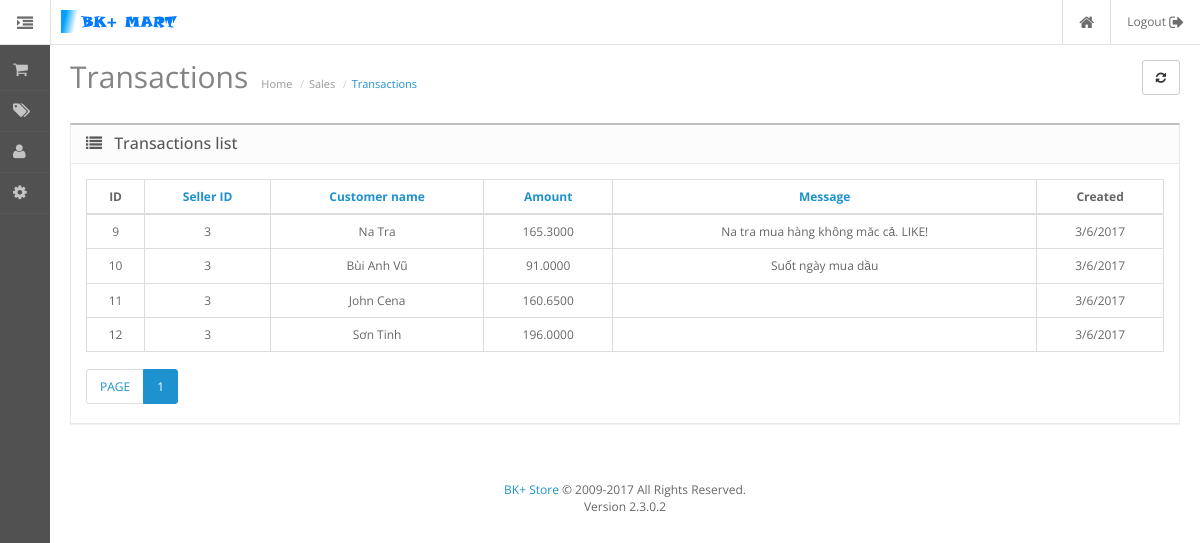
Screenshot of /admin/index.php?action=transactions (signed in) with the database file from the repository.
### tables this page shows
CREATE TABLE `transaction` (
  `id` bigint(20) NOT NULL,
  `seller_id` int(11) NOT NULL,
  `user_id` int(11) NOT NULL DEFAULT '0',
  `amount` decimal(15,4) NOT NULL DEFAULT '0.0000',
  `message` varchar(255) NOT NULL,
  `created` varchar(11) NOT NULL
);

CREATE TABLE `customer` (
  `id` int(255) NOT NULL,
  `name` varchar(50) NOT NULL,
  `email` varchar(50) NOT NULL,
  `phone` varchar(15) NOT NULL,
  `address` varchar(128) NOT NULL,
  `type` int(11) NOT NULL DEFAULT '1'
);

### system/admin.php (called while the page is built, shortened)
<?php
function load_header(){
    require 'widget/header.php';
}
function load_footer(){
    require 'widget/footer.php';
}
function load_widget($widget){
    require 'widget/'.$widget.'.php';
}
function load_sidebar(){
    require 'widget/sidebar.php';
}

### admin/widget/content-transactions_seller.php (the view, shortened to what this page needs)
<?php
if (!isset($_GET["page"])) $page = 1;  else {$page=$_GET["page"];}
$result_per_page = 10;
$start_page=($page-1)*$result_per_page;
$query = 'SELECT t.*,a.name as seller_name,c.name as customer_name FROM `transaction` t JOIN `admin` a ON t.seller_id = a.id JOIN `customer` c ON t.user_id = c.id WHERE a.id='.$_SESSION['id'].' LIMIT '.$start_page.','.$result_per_page.'';
$search_result = filterTable($query);
$num_sql = 'SELECT COUNT(t.id) AS total FROM `transaction` t JOIN `admin` a ON t.seller_id = a.id JOIN `customer` c ON t.user_id = c.id WHERE a.id='.$_SESSION['id'].'';
$total_records = filterTable($num_sql);
function filterTable($query)
{
    $connect = mysqli_connect("localhost", "root", "", "banhang2");
    $filter_Result = mysqli_query($connect, $query);
    return $filter_Result;
}
?>
<div id="content">
    <div class="page-header">
        <div class="container-fluid">
            <div class="pull-right">
            <a href="admin/index.php?action=transactions" data-toggle="tooltip" title="Rebuild" class="btn btn-default"><i class="fa fa-refresh"></i></a>
            </div>
            <h1>Transactions</h1>
            <ul class="breadcrumb">
                <li><a >Home</a></li>
                <li><a >Sales</a></li>
                <li><a >Transactions</a></li>
            </ul>
        </div>
    </div>
    <div class="container-fluid">
        <div class="panel panel-default">
            <div class="panel-heading">
                <h3 class="panel-title"><i class="fa fa-list"></i> Transactions list</h3>
            </div>
            <div class="panel-body">
                <table class="table table-bordered table-hover">
                                <thead>
                                    <tr >
                                        <td class="text-center">ID</td>
                                        <td class="text-center">                    <a >Seller ID</a>
                                        </td>
                                        <td class="text-center">                    <a >Customer name</a>
                                        </td>
                                        <td class="text-center">                    <a >Amount</a>
                                        </td>
                                        <td class="text-center">                    <a >Message</a>
                                        </td>
                                        <td class="text-center">Created</td>
                                    </tr>
                                </thead>
                                <tbody id="transaction-table">
                                    <?PHP
                                    if($search_result == null) {
                                    ?>
                                    <tr>
                                        <td class="text-center"><?PHP echo "No records found !"; ?></td>
                                    </tr>
                                    <?PHP
                                    }
                                    else {
                                        while($item = mysqli_fetch_array($search_result)):
                                    ?>
                                    <tr onclick="document.location = 'admin/index.php?action=transaction_info&transaction_id=<?PHP echo $item['id'];?>';">
                                        <td class="text-center"><?PHP echo $item['id']; ?> </td>
                                        <td class="text-center"><?PHP echo $item['seller_id']; ?> </td>
                                        <td class="text-center"><?PHP echo $item['customer_name']; ?> </td>
                                        <td class="text-center"><?PHP echo $item['amount']; ?> </td>
                                        <td class="text-center"><?PHP echo $item['message']; ?> </td>
                                        <td class="text-center"><?PHP echo $item['created']; ?> </td>
                                    </tr>
                                    <?PHP endwhile; }?>
                                </tbody>
                        </table>
               <div class="row">
                    <div class="col-sm-6 text-left">
                        <ul class="pagination">
                            <li><span>PAGE</span></li>
                            <?PHP
                        $row = $total_records->fetch_assoc();
                        $total_pages = ceil($row["total"] / $result_per_page);
                        for ($i=1; $i<=$total_pages; $i++) { ?>
                            <li class="<?PHP if($i == $page) echo "active";?>">
                                <a href="admin/index.php?action=transactions&page=<?PHP echo $i;?>"><?PHP echo $i; ?></a>
                            </li>
                            <?PHP }
                        ?>
                        </ul>
                    </div>
                </div>
           </div>
        </div>
    </div>
</div>

### public/admin/stylesheet/stylesheet.css (style rules this page uses)
html, body { height: 100%; margin: 0; padding: 0; font-family: 'Open Sans', sans-serif; font-size: 12px; color: #666666; text-rendering: optimizeLegibility; }
h1, h2, h3, h4, h5, h6, p { margin-top: 0; }
.page-header { vertical-align: middle; margin: 15px 0; padding: 0; border-bottom: none; }
.page-header h1 { font-family: 'Open Sans', sans-serif; font-weight: 400; font-size: 30px; color: #848484; display: inline-block; margin-bottom: 15px; }
.breadcrumb { display: inline-block; background: none; margin: 0; padding: 0 10px; }
.breadcrumb li a { color: #999999; font-size: 11px; padding: 0px; margin: 0px; }
.breadcrumb li:last-child a { color: #1e91cf; }
.breadcrumb li + li:before { content: "/"; font-family: FontAwesome; color: #BBBBBB; padding: 0 5px; }
.container-fluid { padding-left: 20px; padding-right: 20px; }
#content { padding-bottom: 40px; transition: all 0.3s; }
#column-left + #content { margin-left: 50px; }
.table thead td { font-weight: bold; }
.table thead > tr > td, .table tbody > tr > td { vertical-align: middle; }
.pagination { margin: 0; }
.panel { border-radius: 0px; }
.panel .panel-heading { position: relative; }
.panel-heading h3 i { margin-right: 8px; -webkit-tap-highlight-color: rgba(0,0,0,0); }
.panel-heading i { font-size: 16px; font-weight: 500; }
.panel-heading h3 { font-size: 16px; font-weight: 500; display: inline-block; }
.panel-default { border: 1px solid #e8e8e8; border-top: 2px solid #bfbfbf; }
.panel-default .panel-heading { color: #595959; border-color: #e8e8e8; background: #fcfcfc; }

### rows the page displays
transaction: id "9", seller "3", customer.name "Na Tra", amount "165.3000", message "Na tra mua hàng không măc cả. LIKE!", created "3/6/2017"
transaction: id "10", seller "3", customer.name "Bùi Anh Vũ", amount "91.0000", message "Suốt ngày mua dầu", created "3/6/2017"
transaction: id "11", seller "3", customer.name "John Cena", amount "160.6500", created "3/6/2017"
transaction: id "12", seller "3", customer.name "Sơn Tinh", amount "196.0000", created "3/6/2017"
